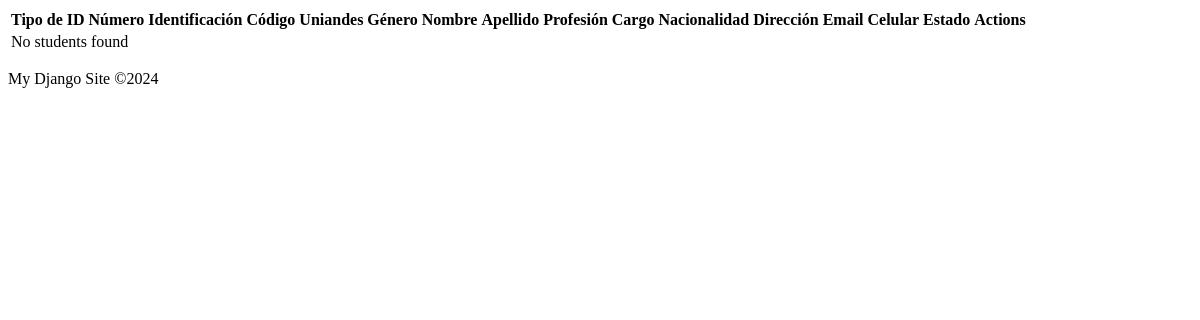
The app's page /persona/dashboard/, older data.
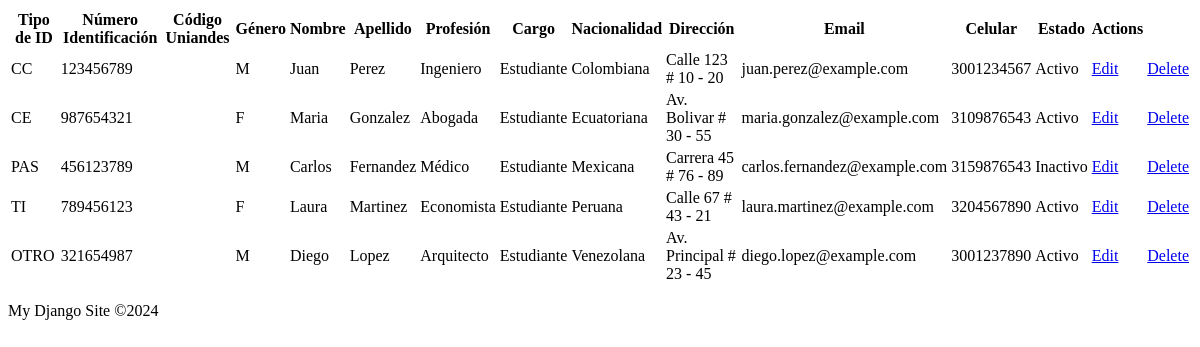
The same page, newer data.
### persona/models.py (models this page shows, shortened)
class Persona(models.Model):
	TIPO_IDENTIFICACION_CHOICES = [
		('CC', 'Cédula de Ciudadanía'),
		('TI', 'Tarjeta de Identidad'),
		('CE', 'Cédula de Extranjería'),
		('PAS', 'Pasaporte'),
		('OTRO', 'Otro'),
	]
	tipo_identificacion = models.CharField(
		max_length=5,
		choices=TIPO_IDENTIFICACION_CHOICES,
		default='CC'  # Default to Cédula de Ciudadanía
	)
	id = models.AutoField(primary_key=True)
	numero_identificacion = models.CharField(max_length=20)
	codigo_uniandes = models.PositiveIntegerField()
	genero = models.CharField(max_length=1)
	nombre = models.CharField(max_length=255)
	apellido = models.CharField(max_length=255)
	profesion = models.CharField(max_length=255)
	cargo = models.CharField(max_length=255)
	nacionalidad = models.CharField(max_length=255)
	direccion = models.CharField(max_length=255)
	email = models.EmailField(max_length=255)
	celular = models.CharField(max_length=20)
	class Meta:
		abstract = True

class Estudiante(Persona):
	estado = models.CharField(max_length=50)

### persona/views.py (the view)
# urls.py: path('dashboard/', dashboard_view, name='dashboard'),
def dashboard_view(request):
    estudiantes = Estudiante.objects.all()
    context = {
        'active_item': 'dashboard',
        'estudiantes': estudiantes  # Add this line to include the personas in the context
    }
    return render(request, 'persona/persona_list.html', context)

### templates/persona/persona_list.html (shortened to what this page needs)
{% extends "base.html" %}
{% block content %}
{% load static %}
<div class="container mx-auto mt-10">
    <div class="relative overflow-x-auto overflow-y-auto max-w-[100%] max-h-[100%]">
        <table class="min-w-full table-auto">
        <thead>
            <tr>
                <th class="px-4 py-2">Tipo de ID</th>
                <th class="px-4 py-2">Número Identificación</th>
                <th class="px-4 py-2">Código Uniandes</th>
                <th class="px-4 py-2">Género</th>
                <th class="px-4 py-2">Nombre</th>
                <th class="px-4 py-2">Apellido</th>
                <th class="px-4 py-2">Profesión</th>
                <th class="px-4 py-2">Cargo</th>
                <th class="px-4 py-2">Nacionalidad</th>
                <th class="px-4 py-2">Dirección</th>
                <th class="px-4 py-2">Email</th>
                <th class="px-4 py-2">Celular</th>
                <th class="px-4 py-2">Estado</th>
                <th class="px-4 py-2">Actions</th>
            </tr>
        </thead>
        <tbody>
            {% for estudiante in estudiantes %}
                <tr>
                    <td class="border px-4 py-2">{{ estudiante.tipo_identificacion }}</td>
                    <td class="border px-4 py-2">{{ estudiante.numero_identificacion }}</td>
                    <td class="border px-4 py-2">{{ estudiante.codigoUniandes }}</td>
                    <td class="border px-4 py-2">{{ estudiante.genero }}</td>
                    <td class="border px-4 py-2">{{ estudiante.nombre }}</td>
                    <td class="border px-4 py-2">{{ estudiante.apellido }}</td>
                    <td class="border px-4 py-2">{{ estudiante.profesion }}</td>
                    <td class="border px-4 py-2">{{ estudiante.cargo }}</td>
                    <td class="border px-4 py-2">{{ estudiante.nacionalidad }}</td>
                    <td class="border px-4 py-2">{{ estudiante.direccion }}</td>
                    <td class="border px-4 py-2">{{ estudiante.email }}</td>
                    <td class="border px-4 py-2">{{ estudiante.celular }}</td>
                    <td class="border px-4 py-2">{{ estudiante.estado }}</td>
                    <td class="border px-4 py-2"><a href="{% url 'edit_estudiante' estudiante.id %}" class="bg-blue-500 hover:bg-blue-700 text-white font-bold py-2 px-4 rounded">Edit</a></td>
                    <td class="border px-4 py-2"><a href="{% url 'delete_estudiante' estudiante.id %}" class="bg-red-500 hover:bg-red-700 text-white font-bold py-2 px-4 rounded">Delete</a></td>
                </tr>
            {% empty %}
                <tr>
                    <td class="border px-4 py-2" colspan="14">No students found</td>
                </tr>
            {% endfor %}
        </tbody>
    </table>
    </div>
</div>
{% endblock content %}

### templates/base.html (shortened to what this page needs)
<!DOCTYPE html>
<html lang="en">
<head>
    {% load static %}
    <link rel="stylesheet" href="{% static 'styles.css' %}">
</head>
<body>
    <div id="content">
        {% block content %}
        {% endblock %}
    </div>
    <footer>
        {% block footer %}
        <p>My Django Site ©2024</p>
        {% endblock %}
    </footer>
</body>
</html>

Row changes from the older to the newer data that the page shows:
added Estudiante: tipo_identificacion "CC", numero_identificacion "123456789", genero "M", nombre "Juan", apellido "Perez", profesion "Ingeniero", cargo "Estudiante", nacionalidad "Colombiana", direccion "Calle 123 # 10 - 20", email "juan.perez@example.com", celular "3001234567", estado "Activo"
added Estudiante: tipo_identificacion "CE", numero_identificacion "987654321", genero "F", nombre "Maria", apellido "Gonzalez", profesion "Abogada", cargo "Estudiante", nacionalidad "Ecuatoriana", direccion "Av. Bolivar # 30 - 55", email "maria.gonzalez@example.com", celular "3109876543", estado "Activo"
added Estudiante: tipo_identificacion "PAS", numero_identificacion "456123789", genero "M", nombre "Carlos", apellido "Fernandez", profesion "Médico", cargo "Estudiante", nacionalidad "Mexicana", direccion "Carrera 45 # 76 - 89", email "carlos.fernandez@example.com", celular "3159876543", estado "Inactivo"
added Estudiante: tipo_identificacion "TI", numero_identificacion "789456123", genero "F", nombre "Laura", apellido "Martinez", profesion "Economista", cargo "Estudiante", nacionalidad "Peruana", direccion "Calle 67 # 43 - 21", email "laura.martinez@example.com", celular "3204567890", estado "Activo"
added Estudiante: tipo_identificacion "OTRO", numero_identificacion "321654987", genero "M", nombre "Diego", apellido "Lopez", profesion "Arquitecto", cargo "Estudiante", nacionalidad "Venezolana", direccion "Av. Principal # 23 - 45", email "diego.lopez@example.com", celular "3001237890", estado "Activo"
Text that changed along with them:
text no longer shown: "No students found"
